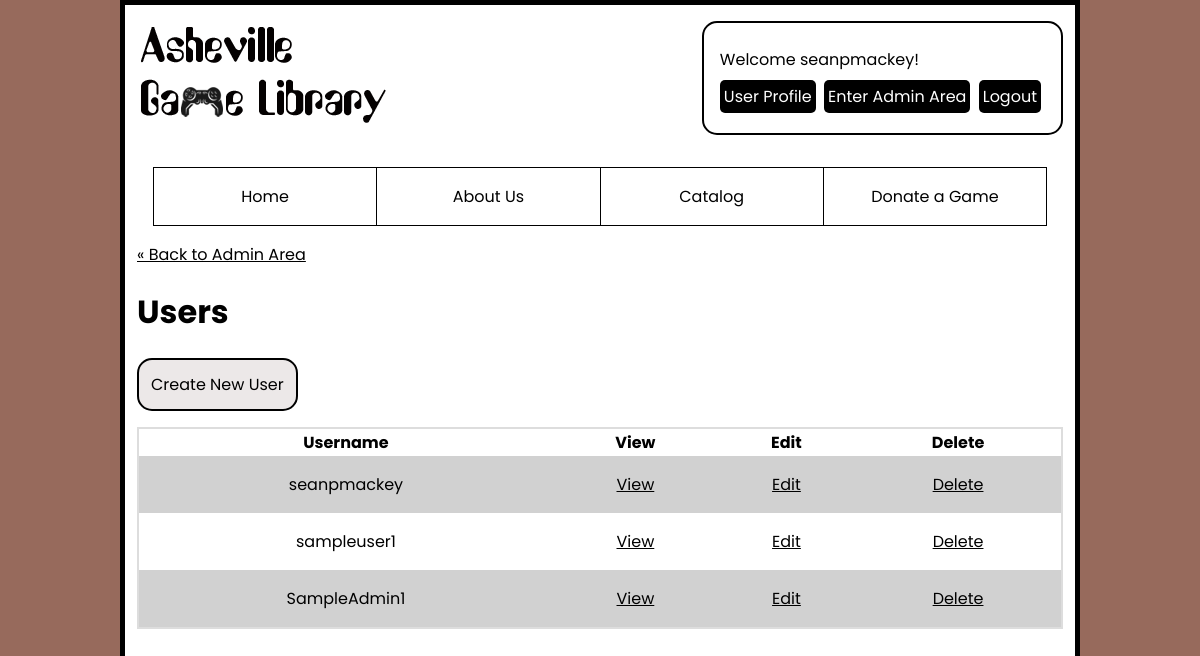
The page /admin/users/index.php (signed in) on the database its author committed.
### tables this page shows
CREATE TABLE `users_usr` (
  `id` int(11) NOT NULL,
  `fname_usr` varchar(255) NOT NULL,
  `lname_usr` varchar(255) NOT NULL,
  `username_usr` varchar(255) NOT NULL,
  `email_usr` varchar(255) NOT NULL,
  `hashed_password_usr` varchar(255) NOT NULL,
  `street_address_usr` varchar(255) NOT NULL,
  `city_usr` varchar(255) NOT NULL,
  `zip_usr` varchar(255) NOT NULL,
  `id_sta_usr` int(11) NOT NULL,
  `user_level_usr` enum('user','admin') NOT NULL
);

### private/functions.php (called while the page is built, shortened)
<?php
function url_for($script_path) {
  if($script_path[0] != '/') {
    $script_path = "/" . $script_path;
  }
  return WWW_ROOT . $script_path;
}
function u($string="") {
  return urlencode($string);
}
function h($string="") {
  return htmlspecialchars($string);
}
?>

### private/initialize.php (called while the page is built, shortened)
<?php
  require_once('functions.php');
  $session = new Session;
?>

### private/classes/Session.class.php (called while the page is built, shortened)
<?php
class Session {
    private function check_stored_login() {
        if(isset($_SESSION['user_id'])) {
            $this->username = $_SESSION['username'];
        }
    }
}

### private/classes/DatabaseObject.class.php (called while the page is built, shortened)
<?php
class DatabaseObject {
  static protected $database;
  static protected $table_name = "";
  static public function set_database($database) {
    self::$database = $database;
  }
  static public function find_by_sql($sql) {
    $result = self::$database->query($sql);
    $object_array = [];
    while($record = $result->fetch_assoc()) {
      $object_array[] = static::instantiate($record);
    }
    return $object_array;
  }
  static public function find_all() {
    $sql = "SELECT * FROM " . static::$table_name;
    return static::find_by_sql($sql);
  }
  static protected function instantiate($record) {
    $object = new static;
    foreach($record as $property => $value) {
      if(property_exists($object, $property)) {
        $object->$property = $value;
      }
    }
    return $object;
  }
}
?>

### admin/users/index.php (the view, shortened to what this page needs)
<?php
  require_once('../../private/initialize.php');
  $users = User::find_all();
  include(SHARED_PATH . '/admin_header.php');
?>
<main role="main" id="main-content" tabindex="-1">
  <a href='<?= url_for("/admin") ?>'>&laquo; Back to Admin Area</a><br>
  <h1>Users</h1>
  <a href='new.php' class="button">Create New User</a>
  <div class="table">
    <table>
      <tr>
        <th>Username</th>
        <th>View</th>
        <th>Edit</th>
        <th>Delete</th>
      </tr>
      <?php foreach($users as $user) { ?>
        <tr>
          <td><?= h($user->username_usr); ?></td>
          <td><a href="<?php echo url_for('admin/users/show.php?id=' . h(u($user->id))); ?>">View</a></td>
          <td><a href="<?php echo url_for('admin/users/edit.php?id=' . h(u($user->id))); ?>">Edit</a></td>
          <td><a href="<?php echo url_for('admin/users/delete.php?id=' . h(u($user->id))); ?>">Delete</a></td>
        </tr>
      <?php } ?>
    </table>
  </div>
</main>
<?php include(SHARED_PATH . '/user_footer.php'); ?>

### private/shared/admin_header.php (shortened to what this page needs)
<!DOCTYPE html>
<html lang="en">
  <head>
    <link rel="stylesheet" href="<?php echo url_for('/stylesheets/css.css'); ?>">
  </head>
  <body>
    <div id="content-wrapper">
    <header role="banner">
      <a href="<?php echo url_for('index.php'); ?>"><img src="<?= url_for('images/logo.png')?>" alt="AshevilleGame Library Logo" width="249" height="96"></a>
      <?php
        echo "<div id='user_links'>";
        echo "<span>Welcome ". h($session->username) . "!</span><br>";
        echo "<a href='". url_for("/profile") ."'>User Profile</a> ";
        echo "<a href='". url_for("/admin") ."'>Enter Admin Area</a> ";
        echo "<a href='". url_for("logout.php") ."'>Logout</a><br>";
        echo "</div>";
      ?>
    </header>
    <nav role="navigation">
      <?php include(SHARED_PATH . "/navbar.php"); ?>
    </nav>

### stylesheets/css.css (style rules this page uses)
:root { --main-bg-color: rgb(151, 106, 92); --main-bg-color-hover: #c8c8c8; --main-text-color: #000; --main-link-color: #000; --alternate-bg-color: #d1d1d1; }
* { box-sizing: border-box; }
html { font: 16px 'Poppins', sans-serif; }
body { background-color: var(--main-bg-color); margin: 0; }
#content-wrapper { background-color: #fff; border: 5px solid #000; color: #000; margin: 0 auto 0; min-height: 100vh; overflow: hidden; padding: 0 .75rem 1rem; width: 80%; }
img { height: auto; max-width: 100%; }
a { color: var(--main-link-color); }
header { align-items: center; display: flex; justify-content: space-between; }
#user_links { border: 2px solid #000; border-radius: 15px; margin: 1rem 0; padding: 1rem; text-align: left; }
#user_links span { display: inline-block; margin: .5rem 0; }
#user_links a { background-color: #000; color: #fff; border-radius: 5px; display: inline-block; margin-bottom: .25rem; margin-right: .25rem; padding: .25rem; text-decoration: none; }
nav { text-align: center; }
.table { border: 1px solid #ddd; overflow-x: auto; }
table { border: 1px solid #ddd; border-collapse: collapse; text-align: center; width: 100%; }
tr:nth-child(even) { background-color: var(--alternate-bg-color); }
th { width: auto; }
td { padding: 1rem .5rem; width: auto; }
.button { background-color: #ece8e8; border: 2px solid #000; border-radius: 15px; color: #000; display: inline-block; padding: .75rem; margin-bottom: 1rem; text-decoration: none; }
@media screen and (max-width: 1200px) { #content-wrapper { font-size: calc(10px + (16 - 10) * (100vw - 320px) / (1200 - 320)); } }

### rows shown on the page
users_usr: username_usr "seanpmackey"
users_usr: username_usr "sampleuser1"
users_usr: username_usr "SampleAdmin1"
